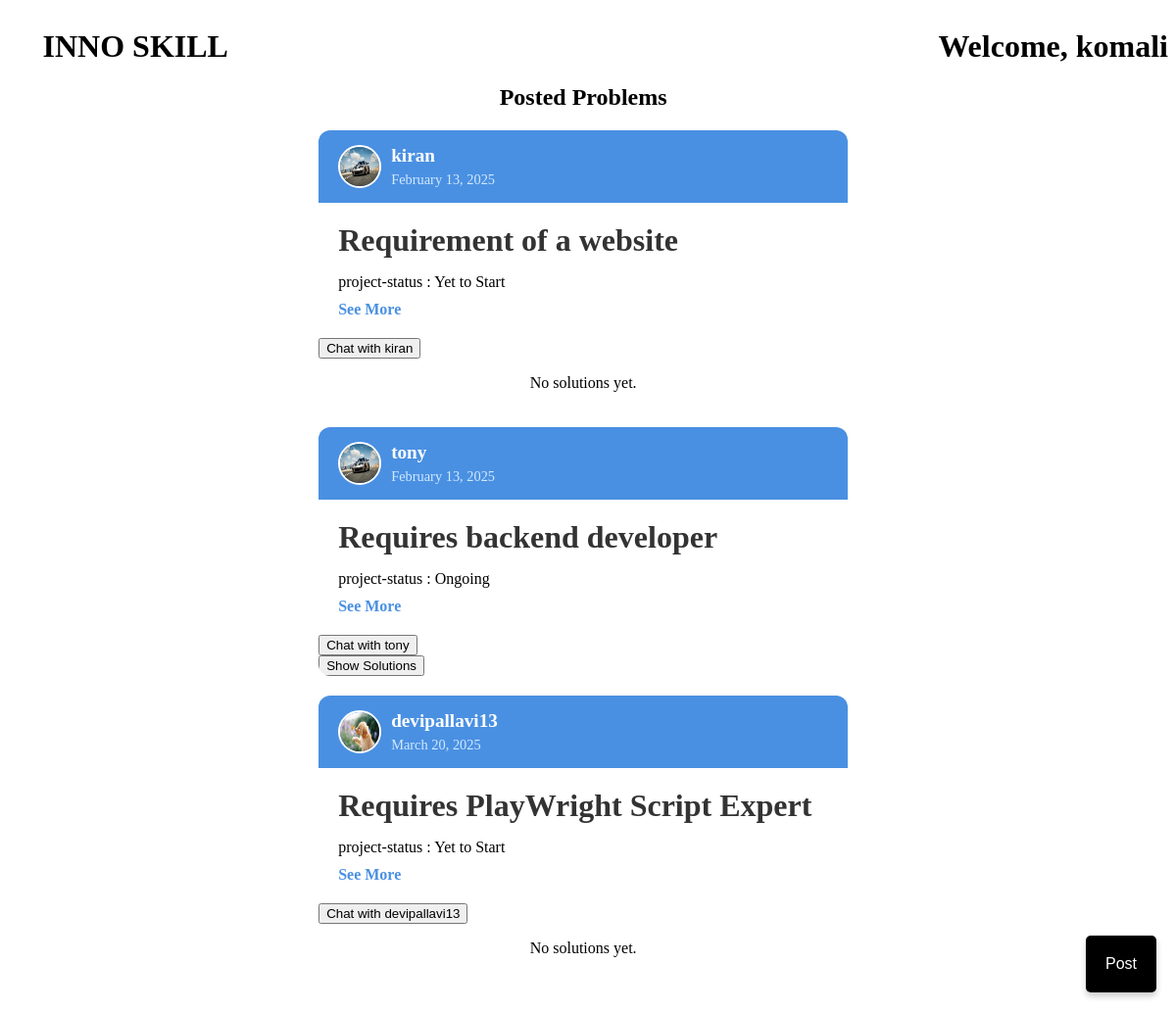
The app's page /user/ (signed in) with its own data.
### team/models.py (models this page shows, shortened)
class CustomUser(AbstractUser):
    STATUS_CHOICES = (
        ('pending', 'Pending'),
        ('approved', 'Approved'),
        ('on_hold', 'On Hold'),
    )
    username = models.CharField(max_length=150, unique=True)  # Custom username field
    email = models.EmailField(unique=True)  # Explicitly add the email field if needed
    name = models.CharField(max_length=255, blank=True, null=True)
    profile_picture = models.ImageField(upload_to='profile_pictures/', null=True, blank=True)
    user_type = models.CharField(max_length=20, choices=[('normal', 'Normal'), ('organizer', 'Organizer')])
    organization_verification = models.FileField(upload_to='organization_verification/', null=True, blank=True)
    status = models.CharField(max_length=10, choices=STATUS_CHOICES, default='pending')
    def __str__(self):
        return self.username

class Problem(models.Model):
    STATUS_CHOICES = [
        ('yet_to_start', 'Yet to Start'),
        ('ongoing', 'Ongoing'),
        ('done', 'Done'),
    ]
    problem_id = models.UUIDField(default=uuid.uuid4, editable=False, unique=True)
    user = models.ForeignKey(CustomUser, on_delete=models.CASCADE)
    title = models.CharField(max_length=255)
    description = models.TextField()
    created_at = models.DateTimeField(auto_now_add=True)
    status = models.CharField(max_length=20, choices=STATUS_CHOICES, default='yet_to_start')

### team/views.py (the view)
# urls.py: path('user/', views.user, name='user'),
@login_required
def user(request):
    username = request.user.username
    user_problems = Problem.objects.filter(user__username=username)
    problems = Problem.objects.exclude(user__username=username).select_related('user').prefetch_related('solutions')
    print(f"User in session: {request.user}, Authenticated: {request.user.is_authenticated}")
    return render(request, 'user.html', {
        'username': username,
        'problems': problems,
    })

### team/templates/user.html (shortened to what this page needs)
{% load static %}
<!DOCTYPE html>
<html lang="en">
<head>
</head>
<body>
    <div class="header" style="font-family:garamond">
        <div id="website-name">
            <h1>INNO SKILL</h1>
        </div>
        <div id="user-dropdown" class="dropdown">
            <h1 id="username-display">Welcome, {{ username }}</h1>
        </div>
    </div>
    <div class="content-container">
        <button class="post-button" onclick="showPopup()">Post</button>
        <br>
        <div class="post-container" style="padding-top: 20px;">
            <h2 style="text-align: center; margin-top: 20px;">Posted Problems</h2>
            {% if problems %}
                {% for problem in problems %}
                <div class="post-container">
                    <div class="post-header">
                        <img src="{{ problem.user.profile_picture.url }}" alt="Profile Picture" class="profile-pic">
                        <div class="user-info">
                            <span class="username">
                                {{ problem.user.username}}
                            </span>
                            <span class="post-date">{{ problem.created_at|date:"F d, Y" }}</span>
                        </div>
                    </div>
                    <div class="post-body">
                        <div class="post-title"><strong>{{ problem.title }}</strong></div>
                        <span class="status-label">project-status : {{ problem.get_status_display }}</span><br>
                        <span class="read-more" id="toggle-btn-{{ problem.id }}" onclick="toggleDescription('{{ problem.id }}')">See More</span>
                    </div>
                    <a href="https://mail.google.com/mail/?view=cm&fs=1&to={{ problem.user.email }}" target="_blank">
                        <button>Chat with {{ problem.user.username }}</button>
                    </a>
                    {% if problem.solutions.all %}
                    <div class="solution-section">
                        <button class="toggle-solutions" onclick="toggleSolutions('{{ problem.id }}')">Show Solutions</button>
                    </div>
                    {% else %}
                        <p style="text-align: center;">No solutions yet.</p>
                    {% endif %}
                </div>
                {% endfor %}
            {% else %}
                <p>No problems posted yet.</p>
            {% endif %}
        </div>
    </div>
</body>
</html>

### team/templates/user.html (style rules this page uses)
#user-dropdown { cursor: pointer; float: right; }
#website-name { float: left; padding-left: 3%; }
.post-button { background-color: black; color: white; text-align: center; font-size: 16px; padding: 20px; position: fixed; bottom: 20px; right: 20px; cursor: pointer; border: none; border-radius: 5px; box-shadow: 0 4px 6px rgba(0, 0, 0, 0.2); }
.post-container { background: #ffffff; width: 90%; max-width: 600px; margin: 20px auto; border-radius: 12px; overflow: hidden; transition: transform 0.3s ease, box-shadow 0.3s ease; }
.post-header { padding: 15px 20px; background-color: #4a90e2; color: #ffffff; display: flex; align-items: center; }
.user-info { display: flex; flex-direction: column; margin-left: 10px; }
.username { font-weight: bold; font-size: 1.2rem; color: #ffffff; }
.profile-pic { width: 40px; height: 40px; border-radius: 50%; border: 2px solid #ffffff; }
.post-date { font-size: 0.9rem; color: #d1e9ff; margin-top: 5px; }
.post-body { padding: 20px; background-color: #ffffff; }
.post-title { font-size: 2rem; font-weight: bold; color: #333333; margin-bottom: 15px; }
.read-more { color: #4a90e2; font-weight: bold; cursor: pointer; display: inline-block; margin-top: 10px; }

### records on screen
CustomUser: username "komali"
Problem: user.profile_picture (picture), user.username "kiran", created_at "February 13, 2025", title "Requirement of a website", status "Yet to Start", shows "No solutions yet."
Problem: user.profile_picture (picture), user.username "tony", created_at "February 13, 2025", title "Requires backend developer", status "Ongoing"
Problem: user.profile_picture (picture), user.username "devipallavi13", created_at "March 20, 2025", title "Requires PlayWright Script Expert", status "Yet to Start", shows "No solutions yet."
